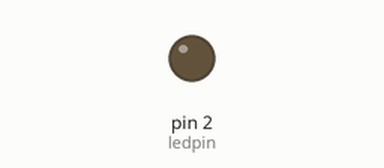
This sketch was run on a simulated Arduino Uno, built with avr-gcc and run on an emulated ATmega328P. On the bench: output pins drawn as LEDs (lit = HIGH). What the sketch prints to the serial monitor is not drawn.

Above: at 0.6 s.
At 2.0 s:
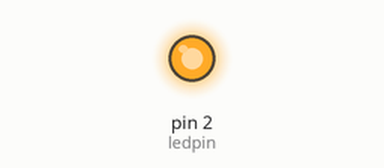
Timing chart, 0 to 5.2 s (numbered marks = the images above):
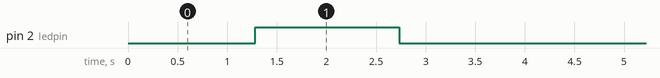

The sketch:

led_pwm_control.ino
```cpp
  // Define the motor pin
    int ledpin = 2 ;


  void setup() {
    // put your setup code here, to run once:

    Serial.begin(9600);
    Serial.println("Bluetooth Started! Ready to pair...");
  pinMode(ledpin, OUTPUT);
  }

  void loop() {

    // Increase the duty cycle of the PWM signal
  for (int i = 0; i < 200; i++) {
    analogWrite(ledpin, i);

    delay(10);
  }

  // Decrease the duty cycle of the PWM signal
  for (int i = 200; i >= 0; i--) {
    analogWrite(ledpin, i);

    delay(10);
  }
 }
```

Measured:
- by itself, pin 2 (ledpin): alternates HIGH for 1.5 s and LOW for 2.6 s
